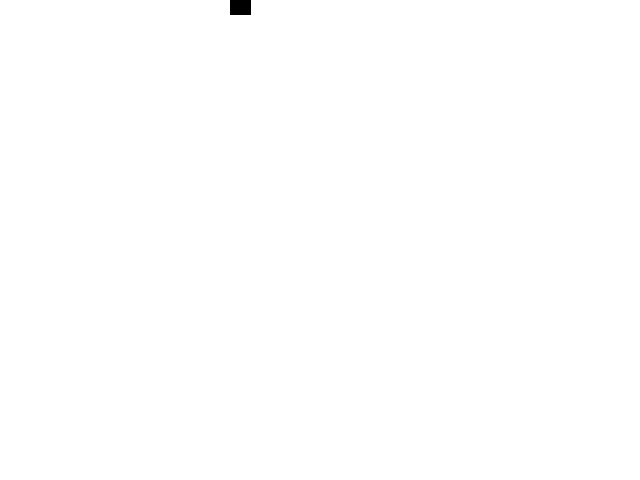
Frame 1 (no input)
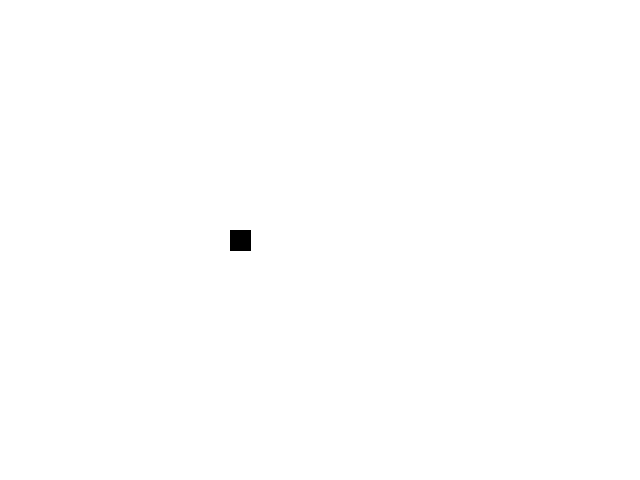
Frame 60 (the mouse pressed at the canvas centre just before this capture)
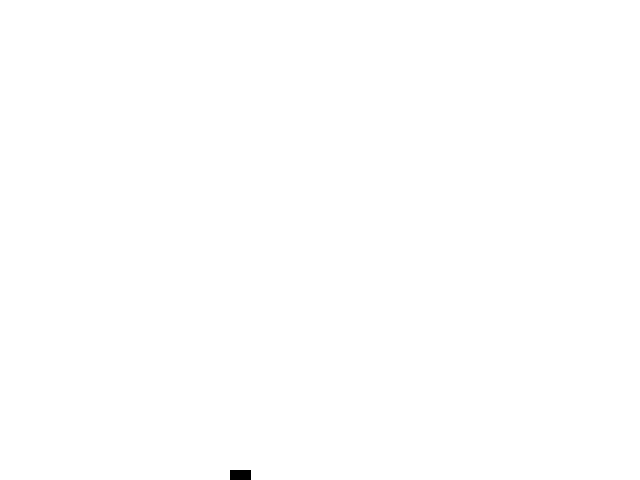
Frame 120 (the mouse held since frame 60 and released just before this capture)

The Processing sketch that drew these frames (run headless with seeded random() and noise(); from frame 60 on, the mouse is pressed at the canvas centre):

// Processing sketch: gift
// ── gift.pde
import java.util.Random;
int speed;
int xPos;
int yPos;
int giftWidth;
int giftHeight;
Random randGen = new Random();

void setup(){
  size(640,480);
  background(255);
  rectMode(CENTER);
  xPos = randGen.nextInt(32) * 20;
  yPos = 0;
  giftWidth = 20;
  giftHeight = 20;
  fill(0);
  rect(xPos,yPos,giftWidth,giftHeight);
  speed = 4;
}


void draw(){
  background(255);
  yPos += speed;
  fill(0);
  rect(xPos,yPos,giftWidth,giftHeight);
}
